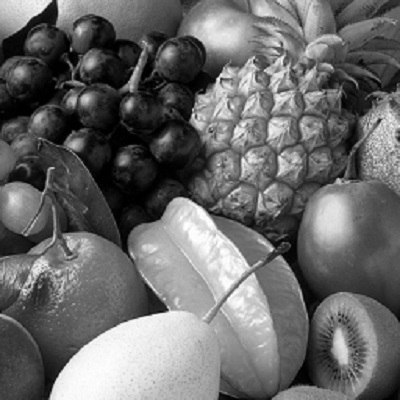
#> input picture Week11/fruit.jpg, 400 x 400 px
$ jupyter execute --allow-errors 01_ePIE_Ptychography.ipynb
#> lines starting #> are read from the running program, lines starting #| are printed output that depends on the picture; after the words box and inside, x2 and y2 are one past the last pixel; in counts of white or black regions, pixels touching at a corner belong together
### Ptychography

**Roberto dos Reis**<br>
Northwestern University

July/2020

#### References:

[1] Hoppe, W. Beugung im inhomogenen Primärstrahlwellenfeld. I. Prinzip einer Phasenmessung von Elektronenbeungungsinterferenzen. Acta Cryst. A 25, 495–501 (1969).

[2] Rodenburg, J. M. & Bates, R. H. T. The Theory of Super-Resolution Electron Microscopy Via Wigner-Distribution Deconvolution. Philos. Trans. R. Soc. A Math. Phys. Eng. Sci. 339, 521–553 (1992).

[3] Rodenburg, J. M., McCallum, B. C. & Nellist, P. D. Experimental tests on double-resolution coherent imaging via
        STEM. Ultramicroscopy 48, 304–314 (1993).


Code below is based on "A phase retrieval algorithm for shifting illumination" J.M. Rodenburg and H.M.L Faulkner, [App. Phy. Lett.  85.20 (2004)]


[cell 1]
import numpy as np
from numpy import fft
import matplotlib.pyplot as plt
import matplotlib.animation as animation
import matplotlib.image as mpimg

[cell 2]
def ePIE(n, diffSet, probe, objectSize, positions,illu_indy,illu_indx ):

    # size of probe and diffraction patterns
    ysize, xsize = probe.shape

    # initialize object. make sure it can hold complex numbers
    objectFunc = np.ones(objectSize, dtype=np.complex64)

    # initalize that illuminated part of the object
    objectIlluminated = np.ones(shape=(ysize, xsize),dtype=np.complex64)

    # initialize algorithm wave fields (fourier and real)
    g = np.zeros(( ysize, xsize),dtype=np.complex64)
    gprime = np.zeros(( ysize, xsize),dtype=np.complex64)
    G = np.zeros(( ysize, xsize),dtype=np.complex64)
    Gprime = np.zeros(( ysize, xsize),dtype=np.complex64)

    # define iteration counter for outer loop
    k = 0

    # figure for animation
    fig = plt.figure()

    # Initialize vector for animation data
    ims = []

    # initialize vector for error calculation
    # sse = np.zeros(shape=(n,1))

    # idex for iterating through the diffraction patterns
    diffSetIndex = 0

    # Start of ePIE iterations
    while k < n:
        # Start of inner loop: (where you iterate through all probe positions R)
        for pos in positions:

             # Cut out the part of the image that is illuminated at R(=(ypos,xpos)
             objectIlluminated = objectFunc[pos[0]+illu_indy, pos[1]+illu_indx ]

             # Guessed wave field from the object at position R
             g = objectIlluminated * probe

             # fft the wave field at position R to Fourier space
             G = (fft.fftshift(fft.fft2(g)))

             # make |PSI| confirm with the diffraction pattern from R
             Gprime = np.sqrt(abs(diffSet[diffSetIndex]))*np.exp(1j*np.angle(G))

             # inverse Fourier transform
             gprime =  fft.ifft2(fft.ifftshift(Gprime))

             # update the TOTAL object function with the illuminated part
             # The update should be the differens of the last iteration and the new one
             alpha = 1 #higher value == faster change
             objectFunc[pos[0]+illu_indy, pos[1]+illu_indx] = objectIlluminated + alpha*(gprime-g) * np.conj(probe)  / (np.max(abs(probe))**2)   #probe* annars blir det att man delar med massa nollor

             # update probe function
             beta = 0.01 #higher value == faster change
             probe = probe + beta * (gprime-g) * np.conj(objectIlluminated)/ (np.max(abs(objectIlluminated))**2)


             # Apply further constraints:
             # These 2 constraints are for transmission

             # constrain object amplitude to 1
#             temp_Oamp = abs(objectFunc)
#             temp_Oamp[temp_Oamp>1] = 1
#             temp = np.angle(objectFunc)
#             objectFunc = temp_Oamp * np.exp(1j* temp)
#
#             # to constraint object phase to negative or 0
#             temp_Ophase = np.angle(objectFunc)
#             temp_Ophase[temp_Ophase>0] = 0
#             objectFunc = abs(objectFunc) * np.exp(1j* temp_Ophase)
##
             # animate
             im = plt.imshow(np.angle(objectFunc), animated=True)
             ims.append([im])

             diffSetIndex += 1


        k += 1
        print('Iteration %d starts'%k)

        #SSE[0][k] =  sum(sum(abs(Gprime - diffSet[3] )**2 ))

        #reset inner loop index
        diffSetIndex = 0

    # End of iterations
    print('End of iterations')

    #todo calculate average error
#     err = np.sum( abs(diffSet[-1]**2 - G**2 )**2)

    # animate reconstruction
#     ani = animation.ArtistAnimation(fig, ims, interval=150, blit=True,repeat_delay=3000)

    # save animation
    # .mp4 requires mencoder or ffmpeg to be installed
    #ani.save('ePIE.gif')
    #print('Saving animation')

    #show animation
#     plt.show()

    return objectFunc, probe, err

[cell 3]
# create sim probe and object.
# load image and set to object phase or amplitude values

def image():

    #probe = mpimg.imread('circle.png')
    probe = np.zeros((256,256))
    #probe = np.ones((128,128))
    #probe[110:147, 110:147] = 1
    probe[100:157, 100:157] = 1

    obj = mpimg.imread('fruit.jpg')
#> obj is the input picture: shape (400, 400, 3); min 0, max 255, mean 105.6

    return probe,obj

probe, obj = image()
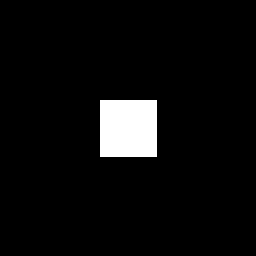
#> probe: shape (256, 256) float64; values 0 (black) and 1 (white), 5% white; 1 white region, box (x1, y1, x2, y2) and area: (100, 100, 157, 157) 3249

[cell 4]
# collapse to 3d matrix
try:
    probe = np.array(np.sum(probe, axis=2))
except Exception:
    print('probe not 3d. OK')
try:
    obj = np.array(np.sum(obj, axis=2))
#> obj: shape (400, 400) uint64
except Exception:
    print('obj not 3d. OK')


# pad image and make them complex
padding = 0
probe = np.pad(probe, ((padding,padding),(padding,padding)), 'constant', constant_values=(0, 0))
obj = np.pad(obj, ((padding,padding),(padding,padding)), 'constant', constant_values=(0, 0))

# normalize amplitude to 1
obj = obj /obj.max()

#make object only phase (intstead of only amplitude)
#(comment out for amplitude object)
obj = 1.0 * np.exp(obj*1j)

fig, ((ax1, ax2), (ax3, ax4)) = plt.subplots(2, 2, figsize=(12,8),gridspec_kw={'wspace': 0});
plt.suptitle('initial object and probe');

ax1.imshow((np.abs(obj)),cmap='hsv');
ax1.set_title('amplitude')

ax2.imshow(np.angle(obj))
ax2.set_title('Phase')

ax3.imshow(abs(probe))
ax3.set_title('Amplitude')

ax4.imshow(np.angle(probe),cmap='hsv')
ax4.set_title('Phase')
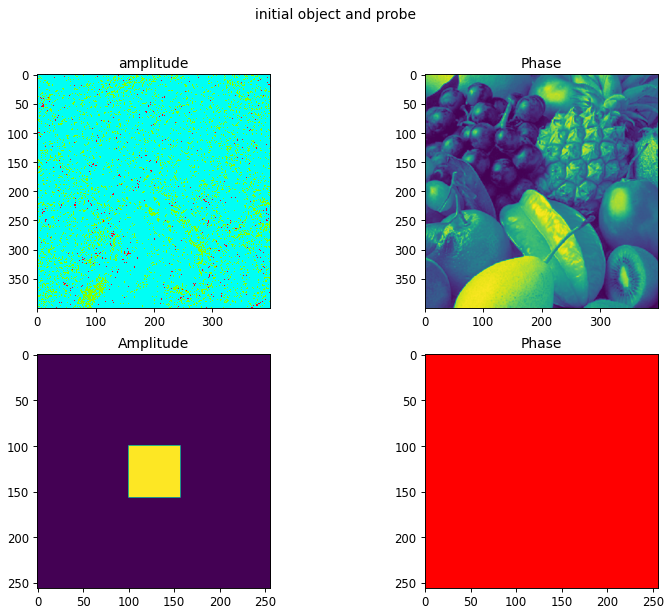
#> figure drawn by matplotlib, 4 panels

[cell 5]
#------------------------------------------------
#define scanning positions in terms of pixels
#------------------------------------------------

origin = 20
Ny = 10
Nx = 10

# overlapp shild be 60% stepsize = int(probeSize * 0.4)   #for 60% overlapp
dy = 10
dx = dy #same
positions = np.zeros((Ny*Nx,2),dtype=np.int32)

#y positions in 1st colum
positions[:, 1] = np.tile(np.arange(Nx)*dx, Ny)

#y positions in 1st colum
positions[:, 0] = np.repeat(np.arange(Ny)*dy , Nx)
positions += origin

print('Scanning positions defined')

[cell 6]
# make a set of diffraction patterns

# a list of diffraction patterns
diff_set = []

# the indices for the area that is illuminated by the probe (should have the probes shape)
illu_indy, illu_indx = np.indices((probe.shape) )

# create a diffraction pattern at each probe position
for pos in positions:
    # Propagate (obj*probe) to far field with a Fourier transform, then calculate the absolute square
    diff_set.append(abs(fft.fftshift(fft.fft2( obj[pos[0]+illu_indy, pos[1]+illu_indx]*probe)))**2 )
#> after the loop, diff_set = 100 items


print('Diffraction patterns created')
plt.figure();plt.title('Example of diffraction pattern')
plt.imshow(abs(np.log10(diff_set[-1])))
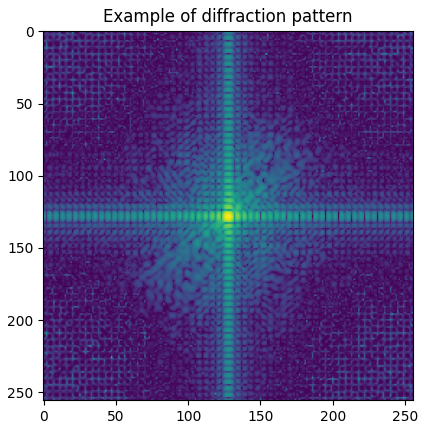
#> figure drawn by matplotlib, 1 panel

[cell 7]
# Run ePIE reconstruction
#----------------------------------

#define object shape (needed  for ePIE function)
object_shape = obj.shape   # ex (34,34)
#> object_shape = (400, 400)

# number of iterations in ePIE
k = 3
# run the algoritm
#> (the rest of this cell did not finish here and is left out)

#> after the loop in ePIE, `for pos in positions:`: diffSetIndex = 100; ims = 100 items
print('Error of last frame',err)
